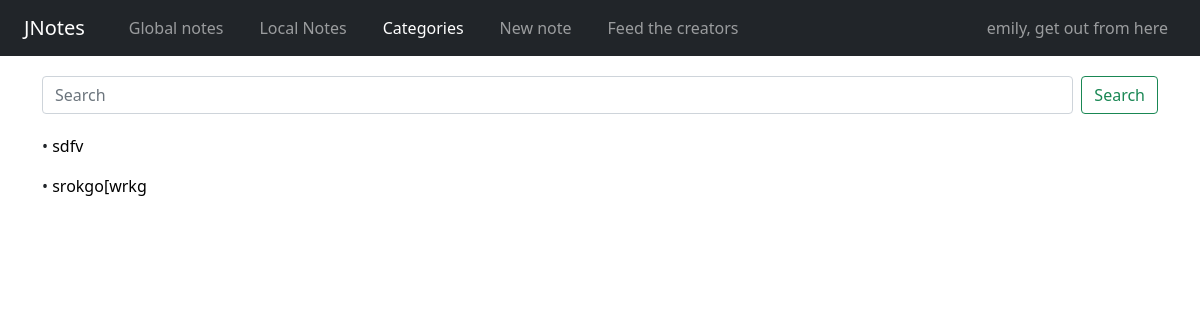
/categories/ (signed in), run on an earlier commit of the app's database.
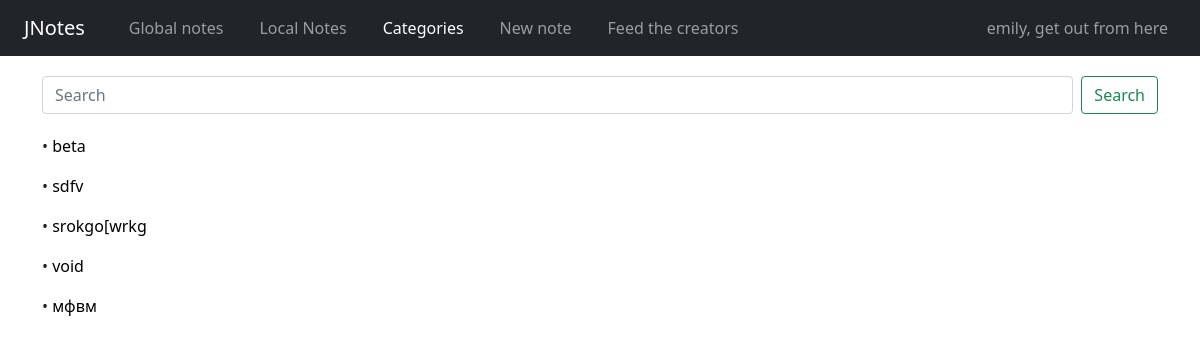
And on a later commit of the database.
### notes/models.py (models this page shows, shortened)
class Category(models.Model):
    name = models.CharField(max_length=255,  unique=True, editable=True)
    def __str__(self):
        return self.name
    class Meta:
        verbose_name = 'Категория'
        verbose_name_plural = 'Категории'
        ordering = ['name']

### notes/views.py (the view)
# urls.py: path('categories/', CategoriesList.as_view(), name='categories-view'),
class CategoriesList(View):
    def get(self, request, *args, **kwargs):
        for item in Category.objects.all():  # цикл удаляет категории у которых нет записей
            if len(Note.objects.filter(category_note_id=item.pk)) == 0:
                Category.objects.get(name=item).delete()
        all_categories = Category.objects.order_by('name')
        author_categories = []
        for category in all_categories:
            categories_notes = category.note_set.all()
            for note in categories_notes:
                if note.author == self.request.user:
                    pull_out = Category.objects.get(name=note.category_note)
                    if pull_out not in author_categories:
                        author_categories.append(pull_out)
        return render(request, 'notes/categories_list.html', {'categories': author_categories})

### notes/templates/notes/categories_list.html (shortened to what this page needs)
{% extends 'base.html' %}
{% load static %}
{% block content %}
<link rel="stylesheet" href="{% static 'css/categories_list.css' %}">
{% include 'inc/_search_field.html' %}
<div class="container categories-container">
    <div class="row">
        {% for category in categories %}
        <p class="various-categories">&bull; <a class='col-12' href="{%  url 'notes:one-category' category.pk %}">{{ category }}</a></p>
        {% endfor %}
    </div>
</div>
{% endblock %}

What changed in the data, as far as the page shows it:
added Category: name "beta"
now on this page (row unchanged): Category: name "void"
added Category: name "мфвм"
